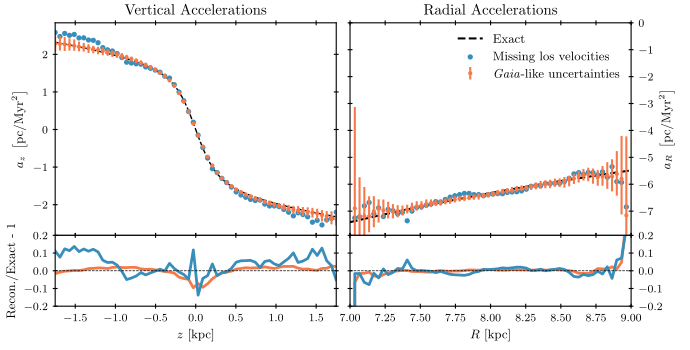

This chart was generated by the following Python code:
#!/usr/bin/env python3
# -*- coding: utf-8 -*-
"""
Figure 3: a_R and a_z from mock dataset with proper motion errors.

Created: October 2021
Author: A. P. Naik
"""
import numpy as np
import sys
import matplotlib.pyplot as plt
from tqdm import trange
from os.path import exists

import torch
from torch import nn

from nflows.flows import Flow
from nflows.distributions import StandardNormal
from nflows.distributions.normal import ConditionalDiagonalNormal as CDN
from nflows.transforms import CompositeTransform
from nflows.transforms import ReversePermutation
from nflows.transforms import MaskedAffineAutoregressiveTransform as MAAT

sys.path.append("../src")
from ml import load_flow_ensemble, calc_DF_single
from constants import kpc, pc, Myr
from utils import sample_velocities, diff_DF
from qdf import create_MW_potential, calc_MW_az, calc_MW_aR
from cbe import calc_accel_CBE


def setup_nu_flow(n_layers, n_hidden):

    # base distribution
    base_dist = StandardNormal(shape=[2])

    # loop over layers in flow
    transforms = []
    for _ in range(n_layers):
        transforms.append(ReversePermutation(features=2))
        transforms.append(MAAT(features=2, hidden_features=n_hidden))

    # assemble flow
    transform = CompositeTransform(transforms)
    flow = Flow(transform, base_dist)

    return flow


def setup_pvx_flow(n_layers, n_hidden):

    # base distribution
    base_dist = CDN(shape=[3], context_encoder=nn.Linear(2, 6))

    # loop over layers
    transforms = []
    for _ in range(n_layers):
        transforms.append(ReversePermutation(features=3))
        transforms.append(MAAT(
            features=3, hidden_features=n_hidden, context_features=2)
        )

    # assemble flow
    transform = CompositeTransform(transforms)
    flow = Flow(transform, base_dist)
    return flow


def load_nu_flow(state_dict, n_layers, n_hidden):
    flow = setup_nu_flow(n_layers=n_layers, n_hidden=n_hidden)
    flow.load_state_dict(torch.load(state_dict))
    flow.eval()
    return flow


def load_pvx_flow(state_dict, n_layers, n_hidden):
    flow = setup_pvx_flow(n_layers=n_layers, n_hidden=n_hidden)
    flow.load_state_dict(torch.load(state_dict))
    flow.eval()
    return flow


def load_nu_flow_ensemble(flowdir, inds, n_layers, n_hidden):

    # check if dir ends in '/', otherwise append
    if flowdir[-1] != '/':
        flowdir += '/'

    # loop over inds and load flows
    flows = []
    for i in inds:
        fname = flowdir + f"{i}_best.pth"
        flows.append(load_nu_flow(fname, n_layers, n_hidden))
    return flows


def load_pvx_flow_ensemble(flowdir, inds, n_layers, n_hidden):

    # check if dir ends in '/', otherwise append
    if flowdir[-1] != '/':
        flowdir += '/'

    # loop over inds and load flows
    flows = []
    for i in inds:
        fname = flowdir + f"{i}_best.pth"
        flows.append(load_pvx_flow(fname, n_layers, n_hidden))
    return flows


def calc_nu_single(q, u_q, q_cen, flow):

    # check if inputs are 1D or 2D and whether np or torch
    oneD = False
    np_array = False
    if q.ndim == 1:
        oneD = True
        q = q[None]
    if type(q) == np.ndarray:
        np_array = True

    # convert inputs to torch tensors if nec.
    if np_array:
        q = torch.tensor(q)

    # rescale units
    q = (q - torch.tensor(q_cen)) / u_q

    # eval f from flow
    f = flow.log_prob(q[:, [0, 2]].float()).exp()

    # sort out format of output
    if oneD:
        f = f.item()
    elif np_array:
        f = f.detach().numpy()
    return f


def calc_pvx_single(q, p, u_q, u_p, q_cen, p_cen, flow):

    # check shapes match
    assert q.shape == p.shape

    # check if inputs are 1D or 2D and whether np or torch
    oneD = False
    np_array = False
    if q.ndim == 1:
        oneD = True
        q = q[None]
        p = p[None]
    if type(q) == np.ndarray:
        np_array = True

    # convert inputs to torch tensors if nec.
    if np_array:
        q = torch.tensor(q)
        p = torch.tensor(p)

    # rescale units
    q = (q - torch.tensor(q_cen)) / u_q
    p = (p - torch.tensor(p_cen)) / u_p

    # eval f from flow
    f = flow.log_prob(inputs=p.float(), context=q[:, [0, 2]].float()).exp()

    # sort out format of output
    if oneD:
        f = f.item()
    elif np_array:
        f = f.detach().numpy()
    return f


def calc_DF_split(q, p, u_q, u_p, q_cen, p_cen, nu_flows, pvx_flows):
    # loop over density flows
    N = len(nu_flows)
    for i in range(N):
        if i == 0:
            nu = calc_nu_single(q, u_q, q_cen, nu_flows[i]) / N
        else:
            nu = nu + calc_nu_single(q, u_q, q_cen, nu_flows[i]) / N

    # loop over pvx flows
    N = len(pvx_flows)
    for i in range(N):
        if i == 0:
            pvx = calc_pvx_single(q, p, u_q, u_p, q_cen, p_cen, pvx_flows[i]) / N
        else:
            pvx = pvx + calc_pvx_single(q, p, u_q, u_p, q_cen, p_cen, pvx_flows[i]) / N

    # DF
    f = nu * pvx
    return f


# check if datafile exists, otherwise create and save
datafile = "fig3_data.npz"
if not exists(datafile):

    # load flows
    Nflows = 100
    flows = load_flow_ensemble(
        '../flows/test_errors',
        inds=np.arange(Nflows), n_dim=5, n_layers=8, n_hidden=64
    )
    nu_flows = load_nu_flow_ensemble(
        '../flows/test_RV/nu',
        inds=np.arange(20), n_layers=8, n_hidden=64
    )
    pvx_flows = load_pvx_flow_ensemble(
        '../flows/test_RV/pvx',
        inds=np.arange(20), n_layers=8, n_hidden=64
    )

    # load MW model
    mw = create_MW_potential()

    # flow args
    u_q = kpc
    u_p = 100000
    q_cen = np.array([8 * kpc, 0, 0.01 * kpc])
    p_cen = np.array([0, 220000, 0])
    RV_args = {
        'u_q': u_q, 'u_p': u_p,
        'q_cen': q_cen, 'p_cen': p_cen,
        'nu_flows': nu_flows, 'pvx_flows': pvx_flows
    }

    # hyperparams
    Nv = 1000
    Nx = 60

    # Z ACCELS
    # set up spatial arrays
    lim = 1.75 * kpc
    z_arr = np.linspace(-lim, lim, Nx)
    R_arr = 8 * kpc * np.ones_like(z_arr)
    phi_arr = np.zeros_like(z_arr)
    pos = np.stack((R_arr, phi_arr, z_arr), axis=-1)

    # get true accels
    az_true = calc_MW_az(pos, mw)

    # get model accels
    az_errs = np.zeros((Nx, Nflows))
    az_RV = np.zeros_like(az_true)
    for i in trange(Nx):
        p = sample_velocities(Nv=Nv, v_max=50000, v_mean=p_cen, v_min=10000)
        q = np.tile(pos[i][None], reps=[Nv, 1])
        for j in range(Nflows):
            args = {
                'u_q': u_q, 'u_p': u_p,
                'q_cen': q_cen, 'p_cen': p_cen,
                'flow': flows[j]
            }
            gxf, gvf = diff_DF(q=q, p=p, df_func=calc_DF_single, df_args=args)
            az_errs[i, j] = calc_accel_CBE(q, p, gxf, gvf)[2]
        gxf, gvf = diff_DF(q, p, df_func=calc_DF_split, df_args=RV_args)
        az_RV[i] = calc_accel_CBE(q, p, gxf, gvf)[2]

    x0 = z_arr / kpc
    y0_true = az_true / (pc / Myr**2)
    y0_errs = az_errs / (pc / Myr**2)
    y0_RV = az_RV / (pc / Myr**2)

    # R ACCELS
    # set up spatial arrays
    R_arr = np.linspace(7, 9, Nx) * kpc
    z_arr = np.zeros_like(R_arr)
    phi_arr = np.zeros_like(z_arr)
    pos = np.stack((R_arr, phi_arr, z_arr), axis=-1)

    # get true accels
    aR_true = calc_MW_aR(pos, mw)

    # get model accels
    aR_errs = np.zeros((Nx, Nflows))
    aR_RV = np.zeros_like(aR_true)
    for i in trange(Nx):
        p = sample_velocities(Nv=Nv, v_max=50000, v_mean=p_cen, v_min=10000)
        q = np.tile(pos[i][None], reps=[Nv, 1])
        for j in range(Nflows):
            args = {
                'u_q': u_q, 'u_p': u_p,
                'q_cen': q_cen, 'p_cen': p_cen,
                'flow': flows[j]
            }
            gxf, gvf = diff_DF(q=q, p=p, df_func=calc_DF_single, df_args=args)
            aR_errs[i, j] = calc_accel_CBE(q, p, gxf, gvf)[0]
        gxf, gvf = diff_DF(q, p, df_func=calc_DF_split, df_args=RV_args)
        aR_RV[i] = calc_accel_CBE(q, p, gxf, gvf)[0]

    x1 = R_arr / kpc
    y1_true = aR_true / (pc / Myr**2)
    y1_errs = aR_errs / (pc / Myr**2)
    y1_RV = aR_RV / (pc / Myr**2)

    # save
    np.savez(
        datafile,
        x0=x0, y0_true=y0_true, y0_errs=y0_errs, y0_RV=y0_RV,
        x1=x1, y1_true=y1_true, y1_errs=y1_errs, y1_RV=y1_RV
    )


# load data
data = np.load(datafile)
x0 = data['x0']
y0_true = data['y0_true']
y0_errs = data['y0_errs']
y0_RV = data['y0_RV']
x1 = data['x1']
y1_true = data['y1_true']
y1_errs = data['y1_errs']
y1_RV = data['y1_RV']

# medians and errors
y0_median = np.median(y0_errs, axis=-1)
y0_q16 = np.percentile(y0_errs, 16, axis=-1)
y0_q84 = np.percentile(y0_errs, 84, axis=-1)
y0_err = np.stack((y0_median - y0_q16, y0_q84 - y0_median))
y1_median = np.median(y1_errs, axis=-1)
y1_q16 = np.percentile(y1_errs, 16, axis=-1)
y1_q84 = np.percentile(y1_errs, 84, axis=-1)
y1_err = np.stack((y1_median - y1_q16, y1_q84 - y1_median))

# plot settings
plt.rcParams['text.usetex'] = True
plt.rcParams['font.family'] = 'serif'
plt.rcParams['font.size'] = 9
plt.rcParams['ytick.labelsize'] = 8
plt.rcParams['xtick.labelsize'] = 8

# set up figure
fig = plt.figure(figsize=(6.9, 3.5), dpi=150)
left = 0.08
right = 0.915
top = 0.935
bottom = 0.125
gap = 0.02
rfrac = 1 / 4
dX = (right - left - gap) / 2
dY = (top - bottom) * (1 - rfrac)
rdY = (top - bottom) * rfrac
ax0 = fig.add_axes([left, bottom + rdY, dX, dY])
ax1 = fig.add_axes([left + dX + gap, bottom + rdY, dX, dY])
ax0r = fig.add_axes([left, bottom, dX, rdY])
ax1r = fig.add_axes([left + dX + gap, bottom, dX, rdY])

# colour
c1 = plt.cm.Spectral(np.linspace(0, 1, 10))[2][None]
c2 = plt.cm.Spectral(np.linspace(0, 1, 10))[8][None]

# main plots
ax0.plot(x0, y0_true, c='k', ls='dashed', zorder=0, lw=1)
ax0.errorbar(x0, y0_median, y0_err, c=c1, fmt='.', ms=4)
ax0.scatter(x0, y0_RV, c=c2, s=8, zorder=1)
ax1.plot(x1, y1_true, c='k', ls='dashed', zorder=0, label="Exact")
ax1.errorbar(x1, y1_median, y1_err, c=c1, fmt='.', ms=4, label=r"\textit{Gaia}-like uncertainties")
ax1.scatter(x1, y1_RV, c=c2, s=8, zorder=1, label="Missing los velocities")

# residuals
r0_err = y0_median / y0_true - 1
r1_err = y1_median / y1_true - 1
r0_RV = y0_RV / y0_true - 1
r1_RV = y1_RV / y1_true - 1
ax0r.plot(x0, r0_err, lw=2, c=c1)
ax1r.plot(x1, r1_err, lw=2, c=c1)
ax0r.plot(x0, r0_RV, lw=2, c=c2)
ax1r.plot(x1, r1_RV, lw=2, c=c2)
ax0r.plot(x0, np.zeros_like(x0), lw=0.5, ls='dashed', c='k')
ax1r.plot(x1, np.zeros_like(x1), lw=0.5, ls='dashed', c='k')

# labels etc
ax0r.set_xlabel(r'$z\ [\mathrm{kpc}]$')
ax0.set_ylabel(r'$a_z\ \left[\mathrm{pc/Myr}^2\right]$')
ax1r.set_xlabel(r'$R\ [\mathrm{kpc}]$')
ax1.set_ylabel(r'$a_R\ \left[\mathrm{pc/Myr}^2\right]$')
ax1.legend(frameon=False)
ax1.yaxis.tick_right()
ax1.yaxis.set_label_position('right')
ax1r.yaxis.tick_right()
ax1r.yaxis.set_label_position('right')
ax1.set_ylim(-7.9, 0)
ax0r.set_ylim(-0.2, 0.2)
ax1r.set_ylim(-0.2, 0.2)
for ax in [ax0, ax0r]:
    ax.set_xticks(np.linspace(-1.5, 1.5, 7))
for ax in [ax1, ax1r]:
    ax.set_xticks(np.linspace(7, 9, 9))
for ax in [ax0r, ax1r]:
    ax.set_yticks([-0.2, -0.1, 0, 0.1, 0.2])
for ax in [ax0, ax0r]:
    ax.set_xlim(x0[0], x0[-1])
for ax in [ax1, ax1r]:
    ax.set_xlim(x1[0], x1[-1])
ax0.tick_params(labelbottom=False)
ax1.tick_params(labelbottom=False)
for ax in [ax0, ax1, ax0r, ax1r]:
    ax.tick_params(left=True, right=True, top=True, direction='inout')
ax0r.set_ylabel("Recon./Exact - 1")
ax0.set_title('Vertical Accelerations')
ax1.set_title('Radial Accelerations')

# save
fig.savefig("fig3_validation.pdf")
